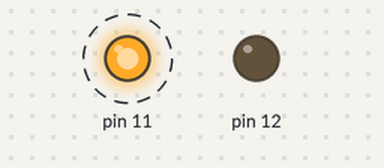
A sketch run on a simulated Arduino Uno, built with avr-gcc and run on an emulated ATmega328P. On the bench: output pins drawn as LEDs (lit = HIGH). Dashed ring = blinking.

Above: at 0.2 s.
Timing chart, 0 to 3.0 s (numbered marks = the images above):
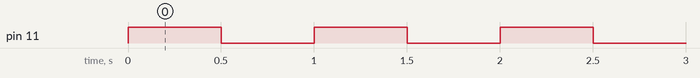

The sketch:

arduino_condicional.ino
```cpp
/**********
  Projeto IOT4U
  IFG Campus Goiânia
  Autor:    Matheus Yosimura
  Objetivo: Programa sobre testes condicionais
*********/

//Intrudução à Programação - Alguns conceitos de programção - Exemplo 2
//Declaração da variável x
//Altere o valor de x para obter outros resultados
int x=8;

// Rotina de configuração dos pinos
void setup()
{
  //Configuração do pino 12 para saida de dados
  pinMode(12,OUTPUT);
  //Configuração do pino 11 para saida de dados
  pinMode(11,OUTPUT);
}

// Rotina de repetição de comandos
void loop()
{
  //Comando de condicional if/else
  if(x>10){
	//Comando para acender o led no pino 12
  	digitalWrite(12,HIGH );
	//Comando para pausar a execução do programa por 500 milisegundos
 	delay(500);
	//Comando para apagar o led no pino 12
    	digitalWrite(12,LOW );
	//Comando para pausar a execução do programa por 500 milisegundos
 	delay(500);
  }else{
	//Comando para acender o led no pino 11
  	digitalWrite(11,HIGH );
	//Comando para pausar a execução do programa por 500 milisegundos
 	delay(500);
	//Comando para apagar o led no pino 11
    	digitalWrite(11,LOW );
	//Comando para pausar a execução do programa por 500 milisegundos
 	delay(500);
  }
}
```

Measured:
- by itself, pin 11: alternates HIGH for 0.50 s and LOW for 0.50 s
